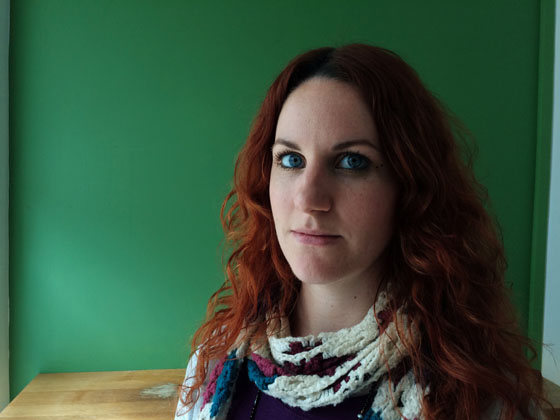
#> input picture 10.jpg, 560 x 420 px
$ python flood.py
#> lines starting #> are read from the running program, lines starting #| are printed output that depends on the picture; after the words box and inside, x2 and y2 are one past the last pixel; in counts of white or black regions, pixels touching at a corner belong together
#> further down, img is the input picture: shape (420, 560, 3); mean B, G, R 62.5, 84.8, 57.5
### skin_detector.py
#!/usr/bin/env python
# -*- coding: utf-8 -*-
__author__ = 'Will Brennan'

# Built-in Modules
import logging
import cv2
import numpy
import scripts

logger = logging.getLogger('main')


def get_hsv_mask(img, debug=False):
#> called with debug = False
    assert isinstance(img, numpy.ndarray), 'image must be a numpy array'
    assert img.ndim == 3, 'skin detection can only work on color images'
    logger.debug('getting hsv mask')

    lower_thresh = numpy.array([0, 50, 0], dtype=numpy.uint8)
    upper_thresh = numpy.array([120, 150, 255], dtype=numpy.uint8)
    img_hsv = cv2.cvtColor(img, cv2.COLOR_RGB2HSV)
#> img_hsv: shape (420, 560, 3); mean H, S, V 72.7, 143.7, 93.3
    msk_hsv = cv2.inRange(img_hsv, lower_thresh, upper_thresh)
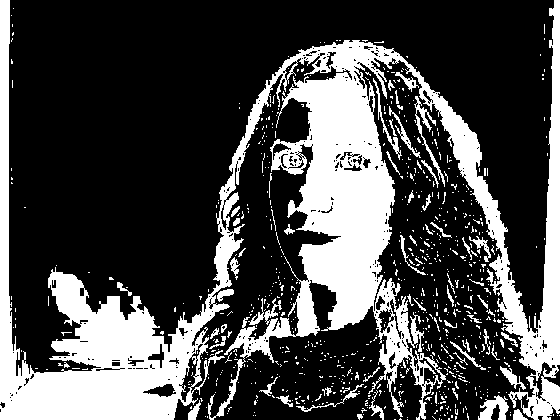
#> msk_hsv: shape (420, 560); 28.9% white; 778 white regions (716 under 20 px), largest, box (x1, y1, x2, y2) and area: (0, 0, 560, 420) 60789, (478, 395, 509, 420) 438, (414, 96, 445, 187) 411

    #msk_hsv[msk_hsv < 128] = 0
    #msk_hsv[msk_hsv >= 128] = 1

    if debug:
        scripts.display('input', img)
        scripts.display('mask_hsv', msk_hsv)

    return msk_hsv.astype(float)


def get_rgb_mask(img, debug=False):
#> called with debug = False
    assert isinstance(img, numpy.ndarray), 'image must be a numpy array'
    assert img.ndim == 3, 'skin detection can only work on color images'
    logger.debug('getting rgb mask')

    lower_thresh = numpy.array([45, 52, 108], dtype=numpy.uint8)
    upper_thresh = numpy.array([255, 255, 255], dtype=numpy.uint8)

    mask_a = cv2.inRange(img, lower_thresh, upper_thresh)
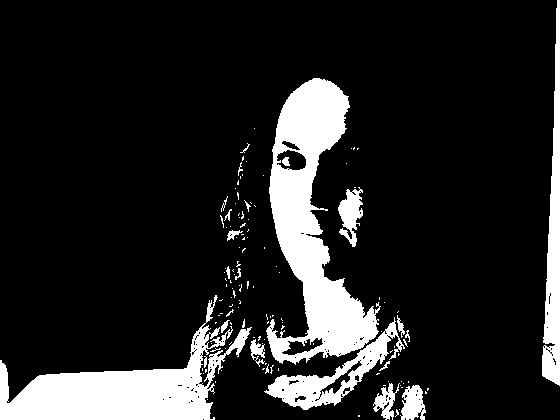
#> mask_a: shape (420, 560); 14.9% white; 131 white regions (109 under 20 px), largest, box (x1, y1, x2, y2) and area: (266, 78, 381, 365) 14135, (0, 295, 252, 420) 11059, (542, 0, 560, 386) 3692
    mask_b = 255 * ((img[:, :, 2] - img[:, :, 1]) / 20)
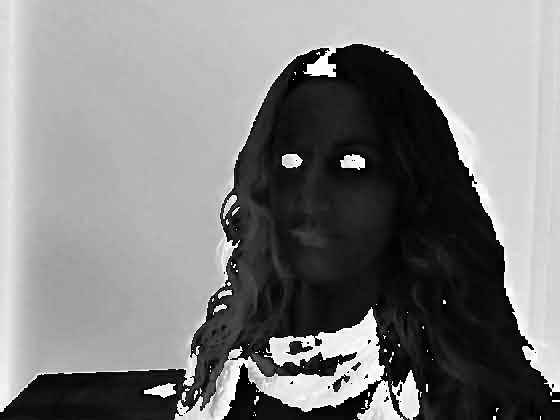
#> mask_b: shape (420, 560) float64; min 0, max 3251.2, mean 1630; drawn with min black and max white
    mask_c = 255 * ((numpy.max(img, axis=2) - numpy.min(img, axis=2)) / 20)
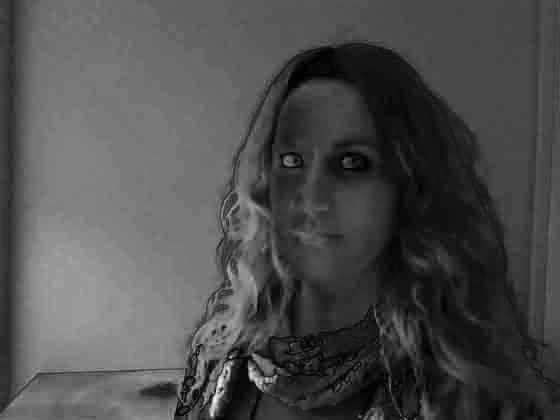
#> mask_c: shape (420, 560) float64; min 0, max 2027.2, mean 614; drawn with min black and max white

    mask_a = mask_a.astype(float)
    print(mask_a.dtype)
#| float64
    print(mask_b.dtype)
#| float64
    print(mask_c.dtype)
#| float64

    msk_rgb = cv2.bitwise_and(mask_a, mask_b)
    msk_rgb = cv2.bitwise_and(mask_c, msk_rgb)

    msk_rgb[msk_rgb < 128] = 0
    msk_rgb[msk_rgb >= 128] = 255
#> msk_rgb: shape (420, 560) float64; 3.9% white; 120 white regions (106 under 20 px), largest, box (x1, y1, x2, y2) and area: (269, 78, 365, 336) 8088, (186, 385, 206, 411) 111, (339, 229, 357, 247) 89

    if debug:
        scripts.display('input', img)
        scripts.display('mask_rgb', msk_rgb)

    return msk_rgb.astype(float)


def get_ycrcb_mask(img, debug=False):
#> called with debug = False
    assert isinstance(img, numpy.ndarray), 'image must be a numpy array'
    assert img.ndim == 3, 'skin detection can only work on color images'
    logger.debug('getting ycrcb mask')

    lower_thresh = numpy.array([90, 100, 130], dtype=numpy.uint8)#90
    upper_thresh = numpy.array([230, 120, 180], dtype=numpy.uint8)#230

    img_ycrcb = cv2.cvtColor(img, cv2.COLOR_RGB2YCR_CB)
#> img_ycrcb: shape (420, 560, 3); mean of channels 0, 1, 2 75.1, 119.1, 118.1
    msk_ycrcb = cv2.inRange(img_ycrcb, lower_thresh, upper_thresh)
#> msk_ycrcb: shape (420, 560); 4.5% white; 147 white regions (120 under 20 px), largest, box (x1, y1, x2, y2) and area: (0, 371, 192, 420) 5010, (280, 80, 342, 184) 1992, (271, 200, 318, 258) 673

    #msk_ycrcb[msk_ycrcb < 128] = 0
    #msk_ycrcb[msk_ycrcb >= 128] = 1

    if debug:
        scripts.display('input', img)
        scripts.display('mask_ycrcb', msk_ycrcb)

    return msk_ycrcb.astype(float)
#> in process, `mask = numpy.where((mask_hsv + mask_rgb + mask_ycrcb)/3>255/2,255,0)`: mask: shape (420, 560) int64; 5.3% white; 169 white regions (149 under 20 px), largest, box (x1, y1, x2, y2) and area: (0, 371, 192, 420) 4987, (271, 195, 365, 336) 2766, (280, 80, 345, 184) 2509
#> in closing, `mask = cv2.morphologyEx(mask, cv2.MORPH_CLOSE, kernel)`: mask: shape (420, 560); 6.2% white; 68 white regions (50 under 20 px), largest, box (x1, y1, x2, y2) and area: (0, 303, 225, 420) 6448, (269, 80, 345, 202) 3317, (271, 195, 365, 336) 3139
#> in closing, `mask = cv2.morphologyEx(mask, cv2.MORPH_OPEN, kernel, iterations=2)`: mask: shape (420, 560); 5.5% white; 28 white regions (3 under 20 px), largest, box (x1, y1, x2, y2) and area: (0, 369, 197, 420) 5433, (286, 80, 342, 183) 2663, (303, 270, 365, 335) 1954


def grab_cut_mask(img_col, mask, debug=False):
#> called with debug = False
    assert isinstance(img_col, numpy.ndarray), 'image must be a numpy array'
    assert isinstance(mask, numpy.ndarray), 'mask must be a numpy array'
    assert img_col.ndim == 3, 'skin detection can only work on color images'
    assert mask.ndim == 2, 'mask must be 2D'

    kernel = numpy.ones((50, 50), numpy.float32) / (50 * 50)
    dst = cv2.filter2D(mask, -1, kernel)
    dst[dst != 0] = 255
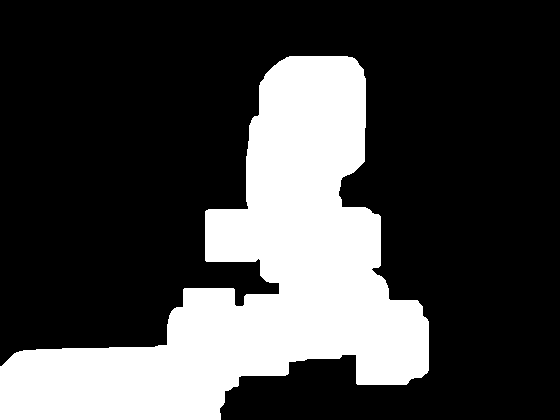
#> dst: shape (420, 560); 27.2% white; 1 white region, box (x1, y1, x2, y2) and area: (0, 56, 429, 420) 63908
    free = numpy.array(cv2.bitwise_not(dst), dtype=numpy.uint8)

    if debug:
        scripts.display('not skin', free)
        scripts.display('grabcut input', mask)

    grab_mask = numpy.zeros(mask.shape, dtype=numpy.uint8)
    grab_mask[:, :] = 2
    grab_mask[mask == 255] = 1
    grab_mask[free == 255] = 0

    if numpy.unique(grab_mask).tolist() == [0, 1]:
        logger.debug('conducting grabcut')
        bgdModel = numpy.zeros((1, 65), numpy.float64)
        fgdModel = numpy.zeros((1, 65), numpy.float64)

        if img_col.size != 0:
            mask, bgdModel, fgdModel = cv2.grabCut(img_col, grab_mask, None, bgdModel, fgdModel, 5,
                                                   cv2.GC_INIT_WITH_MASK)
            mask = numpy.where((mask == 2) | (mask == 0), 0, 1).astype(numpy.uint8)
        else:
            logger.warning('img_col is empty')

    return mask


def closing(mask):
    assert isinstance(mask, numpy.ndarray), 'mask must be a numpy array'
    assert mask.ndim == 2, 'mask must be a greyscale image'
    logger.debug("closing mask of shape {0}".format(mask.shape))

    kernel = cv2.getStructuringElement(cv2.MORPH_ELLIPSE, (5, 5))
    mask = cv2.morphologyEx(mask, cv2.MORPH_CLOSE, kernel)
    kernel = cv2.getStructuringElement(cv2.MORPH_ELLIPSE, (3, 3))
    mask = cv2.morphologyEx(mask, cv2.MORPH_OPEN, kernel, iterations=2)

    return mask


def process(img, thresh=0.5, debug=False):
    assert isinstance(img, numpy.ndarray), 'image must be a numpy array'
    assert img.ndim == 3, 'skin detection can only work on color images'
    logger.debug("processing image of shape {0}".format(img.shape))

    mask_hsv = get_hsv_mask(img, debug=debug)
    mask_rgb = get_rgb_mask(img, debug=debug)
    mask_ycrcb = get_ycrcb_mask(img, debug=debug)

    n_masks = 3.0
    #cv2.imshow('1',mask_hsv)
    #cv2.imshow('2',mask_rgb)
    #cv2.imshow('3',mask_ycrcb)
    mask = numpy.where((mask_hsv + mask_rgb + mask_ycrcb)/3>255/2,255,0)
    #cv2.imshow('4',mask)
    #cv2.waitKey(0)
    #cv2.destroyAllWindows()

    #mask[mask < thresh] = 0.0
    #mask[mask >= thresh] = 255.0
    logger.debug('{0}% of the image is skin'.format(int((100.0 / 255.0) * numpy.sum(mask) / mask.size)))

    mask = mask.astype(numpy.uint8)
    mask = closing(mask)
    mask = grab_cut_mask(img, mask, debug=debug)
    kernel = numpy.ones((5,5),numpy.uint8)
    mask = cv2.morphologyEx(mask, cv2.MORPH_CLOSE, kernel, iterations=11)
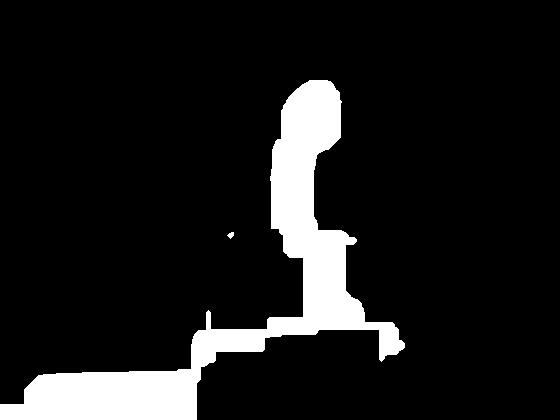
#> mask: shape (420, 560); 10.7% white; 2 white regions, box (x1, y1, x2, y2) and area: (0, 80, 405, 420) 25137, (227, 232, 234, 239) 30
    #mask = cv2.erode(mask,kernel,iterations = 1)
    return mask

### flood.py
import cv2
import numpy as np
import skin_detector

'''
def edit(event,x,y,flags,param):
    if event == cv2.EVENT_LBUTTONDOWN:
        #print('button down detected')
        fill(x, y, 1)
def reverse(event,x,y,flags,param):
    if event == cv2.EVENT_LBUTTONDOWN:
        fill(x, y, -1)

def edit(event,x,y,flags,param):
    if event == cv2.EVENT_MOUSEMOVE:
'''


def floodfill(img):
    def fill(x, y,dir):
        stack = []
        prev = [-1,-1,-1]
        stack.append((x,y,prev))
        while(len(stack)!=0):
            x,y,prev = stack.pop()
            if(y>=img.shape[0] or x>=img.shape[1] or y<0 or x<0):
                continue
            if(checked.item(y,x)==1):
                #print('checked')
                continue
            l = lab.item(y,x,0)
            a = lab.item(y,x,1)
            b = lab.item(y,x,2)
            #print(str(l) + " " + str(a) + " " + str(b))
            if(prev[0]!=-1):
                grad = (abs(prev[0]-l))
                if(grad > 5):
                    continue
                #print(grad)
            if(dir==1):
                mask[y:y+1,x:x+1] = np.ones((1,1),'uint8')*255
            #else:
            #    img[y:y+1,x:x+1] = np.ones((1,1,3),'uint8')*255
            checked.itemset((y,x), 1)
            #print(checked.item(y,x))
            stack.append((x,y+1,(l,a,b)))
            stack.append((x,y-1,(l,a,b)))
            stack.append((x+1,y,(l,a,b)))
            stack.append((x-1,y,(l,a,b)))

    mask = skin_detector.process(img)
    cv2.imshow('mask', mask)
    cv2.waitKey(0)
    cv2.destroyAllWindows()
    lab = cv2.cvtColor(img,cv2.COLOR_BGR2LAB)
#> lab: shape (420, 560, 3); mean of channels 0, 1, 2 85.1, 115, 138.7
    checked = np.zeros((img.shape[0], img.shape[1]))
    cv2.namedWindow('img')
    for y in range(0,img.shape[0]):
        for x in range(0,img.shape[1]):
            if(mask.item(y,x)==255):
                fill(x,y,1)
    #cv2.setMouseCallback('img', reverse)
    while(1):
        s = cv2.bitwise_and(img, img, mask = mask)
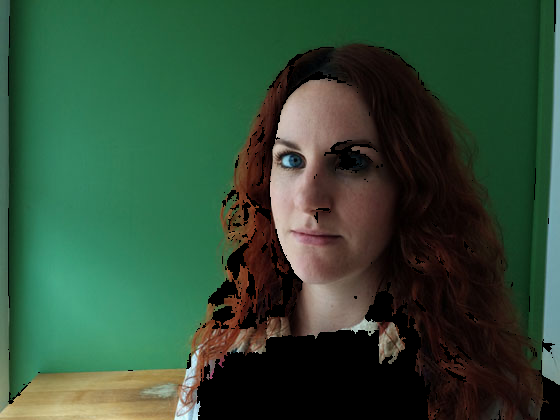
#> s: shape (420, 560, 3); mean B, G, R 54.7, 76.8, 49.2
        cv2.imshow("img", s)
        if cv2.waitKey(20) & 0xFF == 27:
#> (key Esc is pressed here)
            break
    cv2.destroyAllWindows()


if __name__ == '__main__':
    '''
    l,a,b = cv2.split(lab)
    cv2.imshow('b', b)
    b2 = cv2.bilateralFilter(b, 9,100,75)
    cv2.imshow('a', b2)
    cv2.waitKey(0)
    cv2.destroyAllWindows()
    '''
    img = cv2.imread('10.jpg', 1)
    floodfill(img)
